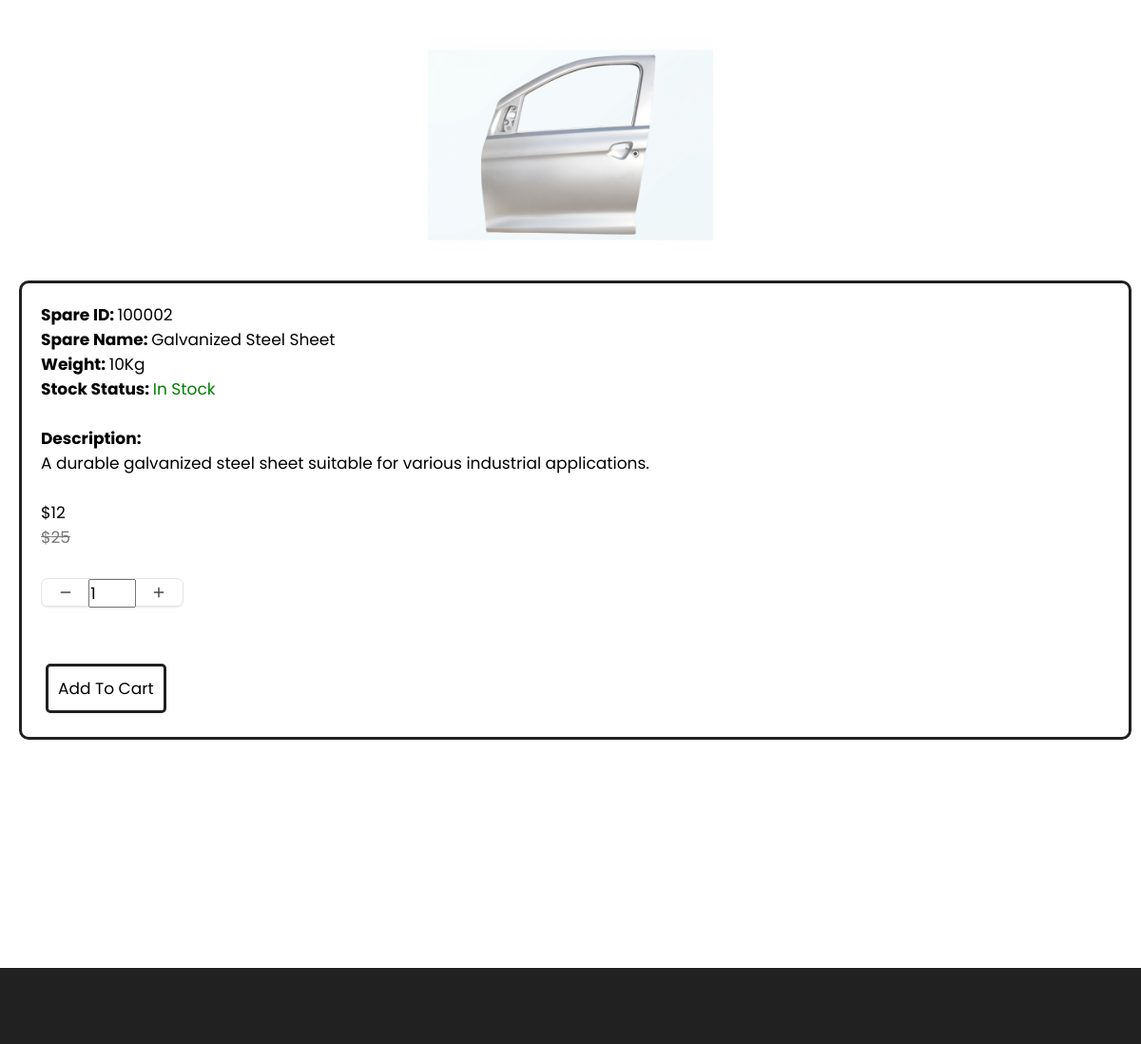
The page /dealer/product_Detail.php?sparePartNum=100002 on the database as committed earlier.
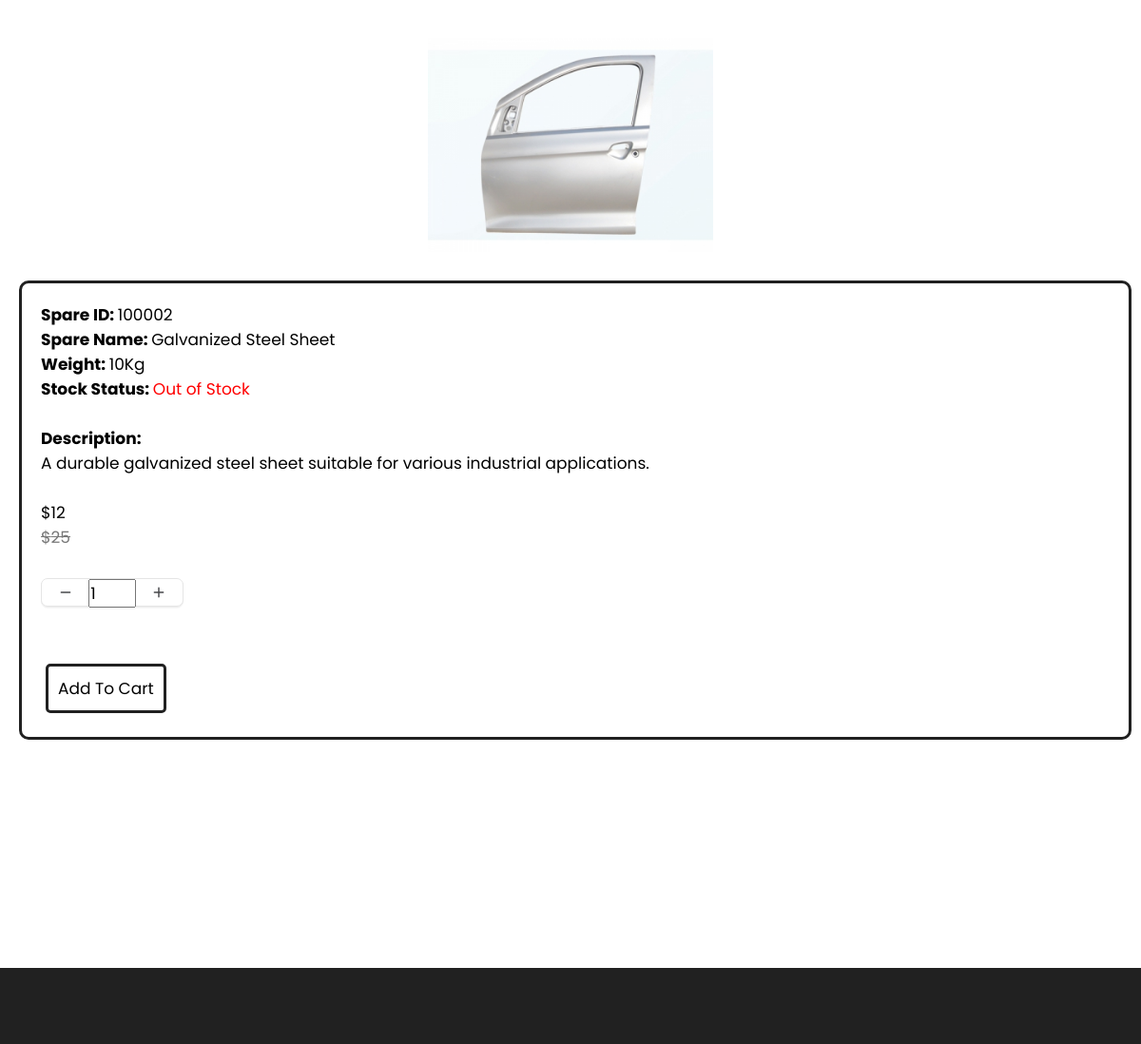
The same page on the database as committed later.
### tables this page shows
CREATE TABLE IF NOT EXISTS `sparepart` (
  `sparePartNum` mediumint NOT NULL,
  `sparePartName` varchar(50) NOT NULL,
  `sparePartDescription` varchar(255) NOT NULL,
  `stockItemQty` smallint NOT NULL,
  `weight` float NOT NULL,
  `price` float NOT NULL,
  `discountPrice` float DEFAULT NULL,
  `sparePartImage` varchar(150) DEFAULT NULL,
  PRIMARY KEY (`sparePartNum`)
);

### dealer/product_Detail.php (the view, shortened to what this page needs)
<?php
require_once('../db/connet.php');
?>
<!DOCTYPE html>
<html lang="en">
<head>
    <link rel="stylesheet" href="./assets/css/style-prefix.css" />
    <link rel="stylesheet" href="assets\css\style-productDetail.css" />
</head>
<body>
    <main>
        <div class="productDetail-container">
            <?php
      $sparePartNum = $_GET["sparePartNum"];
      $sql = "SELECT * FROM sparePart WHERE sparePartNum = " . $sparePartNum;
      $result = $conn->query($sql);
      if ($result->num_rows > 0) {
        $row = $result->fetch_assoc();
        echo '<div class="container">
          <div class="product-box">
            <div class="product">
              <a href="#" class="product-img-box">
                <img
                  src="' . $row["sparePartImage"] . '"
                  alt="product-img-box"
                  width="300"
                  class="product-img"
                />
              </a>';
                  if ($row["stockItemQty"] >= 100) {
                    $stockItemStatus = "In Stock";
                  } else {
                    $stockItemStatus = "Out of Stock";
                  };
                  echo '
                    <div class="product-content">
                    <label id="bold" >Spare ID:  </label><span class="product-title" id="sparePartNum">' . $row["sparePartNum"] . '</span><br>
                    <label id="bold" >Spare Name:  </label><span class="product-title" id="sparePartName">' . $row["sparePartName"] . '</span><br>
                    <label id="bold" >Weight:  </label><span class="product-title" id="weight">' . $row["weight"] . 'Kg </span><br>
                    <label id="bold" >Stock Status:  </label><span class="product-title" id="stockItemStatus">' . $stockItemStatus . '</span><br>
                    <br>
                    <label id="bold" >Description:</label>
                    <p class="product-description">
                      ' . $row["sparePartDescription"] . '
                    <br><br><div class="price-box">';
                  if ($row["discountPrice"] == null) {
                    $price = $row["price"];
                    echo '<div class="price-box">
                                  <p class="price" id="price">$' . $price . '</p>';
                  } else {
                    $price = $row["discountPrice"];
                    $delPrice = $row["price"];
                    echo '<div class="price-box" >
                                  <p class="price" id="price">$' . $price . '</p>
                                  <del>$' . $delPrice . '</del>';
                  }
                  echo '</div>
                  <div class="quantity">
                    <button onclick="quantityDecrement()">
                      <svg fill="none" viewBox="0 0 24 24" height="14" width="14" xmlns="http://www.w3.org/2000/svg">
                        <path stroke-linejoin="round" stroke-linecap="round" stroke-width="2.5" stroke="#47484b" d="M20 12L4 12"></path>
                      </svg>
                    </button>
                    <input id="quantityNumber"  type="number" value="1" min="0"/>
                    <button onclick="quantityIncrement()">
                      <svg fill="none" viewBox="0 0 24 24" height="14" width="14" xmlns="http://www.w3.org/2000/svg">
                        <path stroke-linejoin="round" stroke-linecap="round" stroke-width="2.5" stroke="#47484b" d="M12 4V20M20 12H4"></path>
                      </svg>
                    </button>
                  </div>
                <button class="product-content-button" onclick="addToCart()">Add To Cart</button>
              </div>
            </div>
          </div>
        </div>';
}
?>
        </div>
    </main>
    <footer>
    </footer>
</body>
</html>

### dealer/assets/css/style-prefix.css (style rules this page uses)
:root { --spanish-gray: hsl(0, 0%, 60%); --sonic-silver: hsl(0, 0%, 47%); --eerie-black: hsl(0, 0%, 13%); --salmon-pink: hsl(353, 100%, 78%); --sandy-brown: hsl(29, 90%, 65%); --bittersweet: hsl(0, 100%, 70%); --ocean-green: hsl(152, 51%, 52%); --davys-gray: hsl(0, 0%, 33%); --cultured: hsl(0, 0%, 93%); --white: hsl(0, 100%, 100%); --onyx: hsl(0, 0%, 27%); --fs-1: 1.563rem; --fs-2: 1.375rem; --fs-3: 1.25rem; --fs-4: 1.125rem; --fs-5: 1rem; --fs-6: 0.938rem; --fs-7: 0.875rem; --fs-8: 0.813rem; --fs-9: 0.75rem; --fs-10: 0.688rem; --fs-11: 0.625rem; --weight-300: 300; --weight-400: 400; --weight-500: 500; --weight-600: 600; --weight-700: 700; --border-radius-md: 10px; --border-radius-sm: 5px; --transition-timing: 0.2s ease; }
*, *::before, *::after { user-select: none; margin: 0; padding: 0; -webkit-box-sizing: border-box; box-sizing: border-box; }
a { text-decoration: none; }
a:link { color: var(--onyx); }
button { background: none; font: inherit; border: none; cursor: pointer; }
img, ion-icon, button, a { display: block; }
span { display: inline-block; }
html { font-family: "Poppins", sans-serif; -ms-scroll-chaining: none; overscroll-behavior: contain; }
input { display: block; width: 100%; font: inherit; }
input::placeholder { font: inherit; }
body { background: var(--white); }
footer { background: var(--eerie-black); padding: 30px 0; }
@media (min-width: 480px) { :root { --fs-1: 1.875rem; } }
@media (min-width: 768px) { :root { --fs-1: 2.375rem; } }
@media (min-width: 768px) { html { font-size: 17px; } }
@media (min-width: 768px) { .container { max-width: 750px; margin: auto; } }
@media (min-width: 1024px) { :root { --fs-1: 2.625rem; --fs-2: 1.125rem; } }
@media (min-width: 1024px) { .container { max-width: 980px; } }
@media (min-width: 1024px) { .product-box { min-width: -webkit-calc(75% - 15px); min-width: calc(75% - 15px); } }
@media (min-width: 1200px) { .container { max-width: 1200px; } }
@media (min-width: 1200px) { footer { padding-top: 50px; } }

### dealer/assets/css/style-productDetail.css (style rules this page uses)
.quantity { width: 150px; height: 30px; display: grid; grid-template-columns: 1fr 1fr 1fr; margin-top: 30px; margin-bottom: 30px; background-color: #ffffff; border: 1px solid #e5e5e5; border-radius: 7px; filter: drop-shadow(0px 1px 0px #efefef) drop-shadow(0px 1px 0.5px rgba(239, 239, 239, 0.5)); }
#bold { font-weight: bold; }
.quantity button { width: 33%; height: 30px; display: flex; align-items: center; justify-content: center; border: 0; outline: none; background-color: transparent; padding-bottom: 2px; margin: auto; }
del { color: var(--sonic-silver); }

### dealer/product_Detail.php (style rules this page uses)
#stockItemStatus { color:red; }
#stockItemStatus { color:green; }

Rows that differ between the two databases and show on the page:
changed sparepart "Galvanized Steel Sheet": stockItemQty "In Stock" → "Out of Stock"
